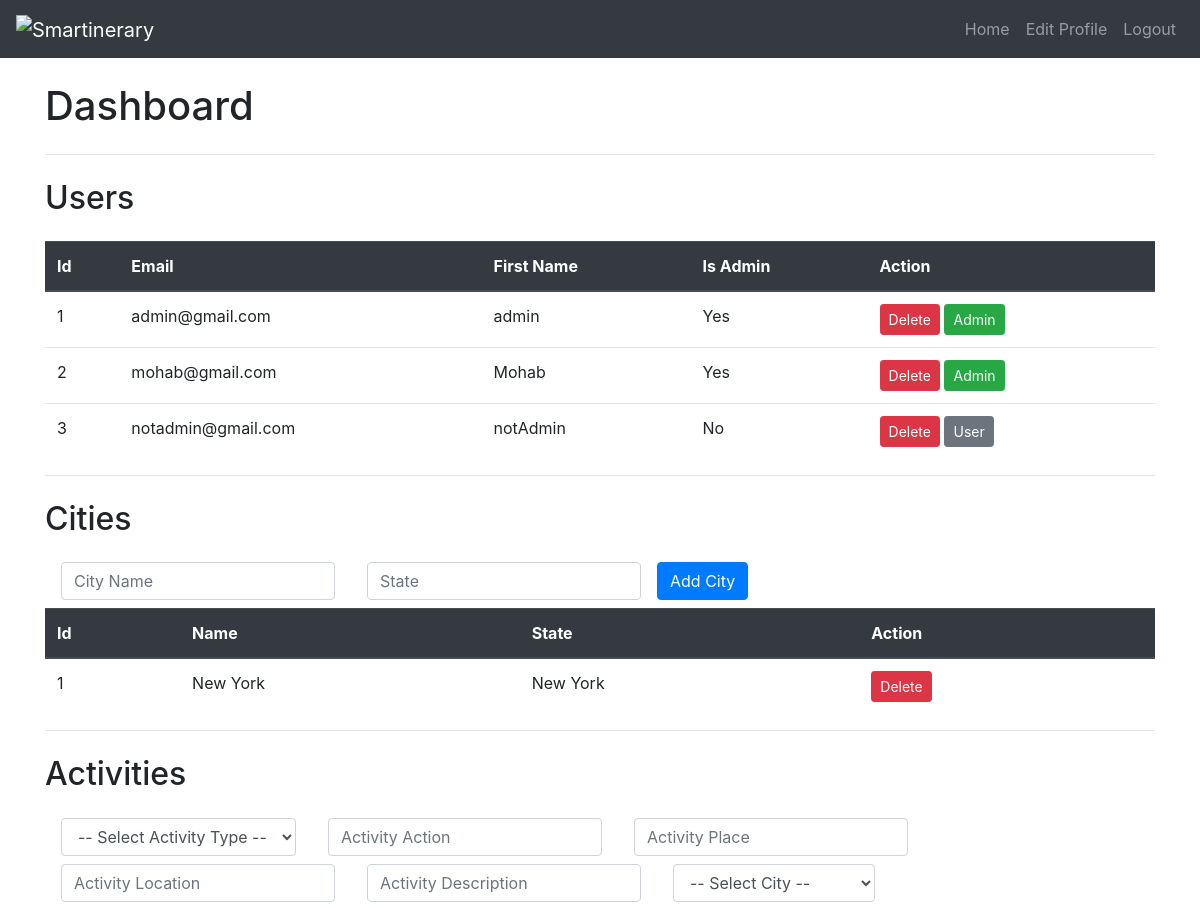
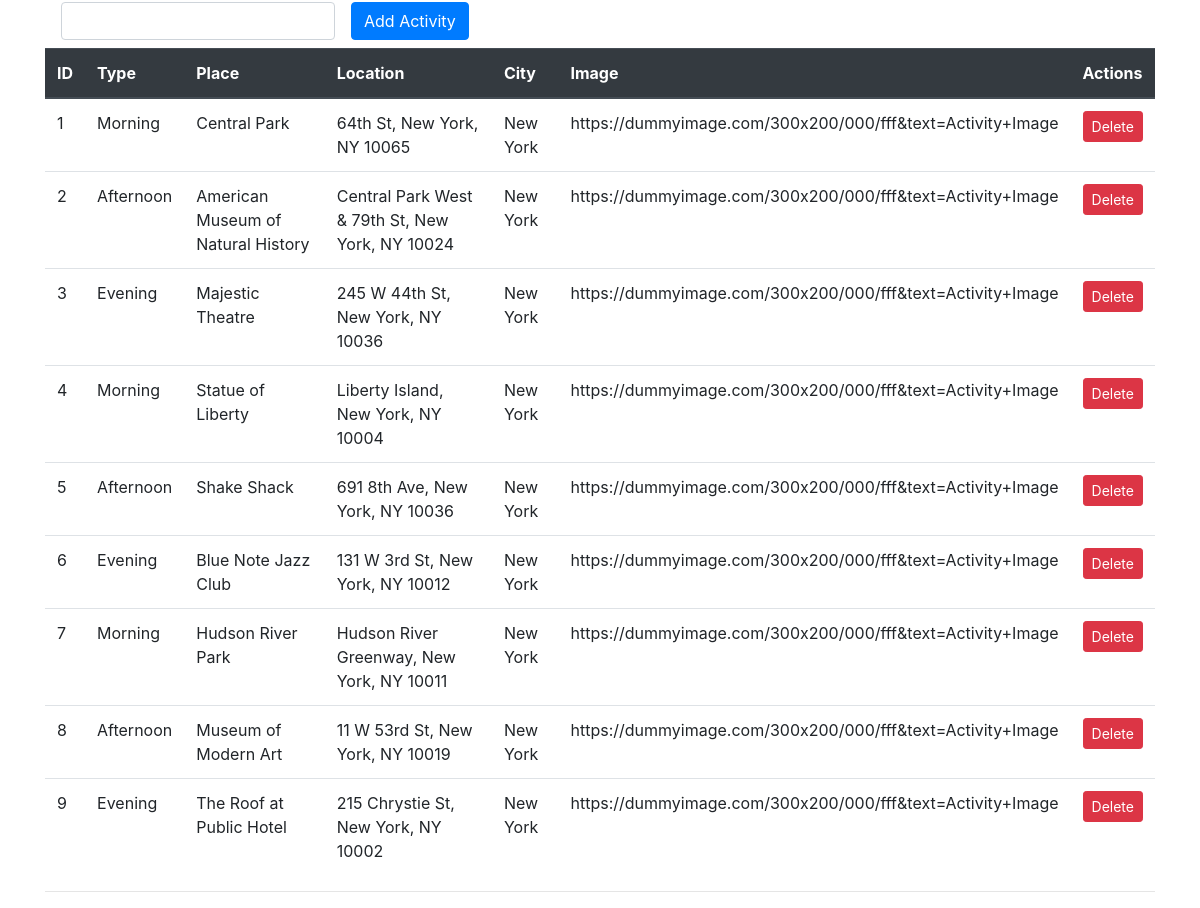
The page /admin/ (signed in) on the database its author committed (2 pictures, top to bottom).
### website/models.py (models this page shows)
class User(db.Model, UserMixin):
    id = db.Column(db.Integer, primary_key=True)
    email = db.Column(db.String(150), unique=True)
    password = db.Column(db.String(150))
    first_name = db.Column(db.String(150))
    is_admin = db.Column(db.Boolean, default=False)
    smart_itineraries = relationship('Smartinerary', backref='user', lazy=True)

class City(db.Model):
    id = db.Column(db.Integer, primary_key=True)
    name = db.Column(db.String(100), unique=True)
    state = db.Column(db.String(100))

class Activity(db.Model):
    id = db.Column(db.Integer, primary_key=True)
    city_id = db.Column(db.Integer, db.ForeignKey('city.id'), nullable=False)
    activity_type = db.Column(db.String(100))
    activity_action = db.Column(db.String(100))
    activity_place = db.Column(db.String(100))
    activity_location = db.Column(db.String(1000))
    activity_description = db.Column(db.String(1000))
    activity_image = db.Column(db.String(1000))
    city = relationship('City', backref='activities', lazy=True)

### website/routes/admin_route.py (the view)
@admin_router.route('/')
def admin_dashboard():
    if current_user.is_admin:
        return render_template('admin_dash.html', user=current_user, cities=get_cities(), activities=get_activities(), users=get_users())
    else:
        return render_template("not_authorized.html", user=current_user)

### website/routes/admin_route.py (called while the page is built)
def get_cities():
    print(City.query.all())
    return list(City.query.all())

def get_activities():
    print(Activity.query.all())
    return list(Activity.query.all())

def get_users():
    print(User.query.all())
    return list(User.query.all())

### website/templates/admin_dash.html (shortened to what this page needs)
{% extends 'base.html' %} {% block title %}Admin Dashboard{% endblock %} {%
block content %}
<h1 class="h1 mb-4 mt-4 text-gray-800">Dashboard</h1>
<hr />
<h2 class="h2 mb-4 mt-4 text-gray-800">Users</h2>
<table id="myTable" class="table admin_table">
  <thead class="thead-dark">
    <tr>
      <th scope="col">Id</th>
      <th scope="col">Email</th>
      <th scope="col">First Name</th>
      <th scope="col">Is Admin</th>
      <th scope="col">Action</th>
    </tr>
  </thead>
  <tbody>
    {% for user in users %}
    <tr data-user-id="{{ user.id }}">
      <td>{{ user.id }}</td>
      <td>{{ user.email }}</td>
      <td>{{ user.first_name }}</td>
      <td>{{ "Yes" if user.is_admin else "No" }}</td>
      <td>
        <button
          class="btn btn-danger btn-sm"
          onclick="deleteUser({{ user.id }})"
        >
          Delete
        </button>
        {% if user.is_admin %}
        <button class="btn btn-success btn-sm" data-user-id="{{user.id}}" onclick="toggleAdmin({{ user.id }})">Admin</button>
        {% else %}
        <button class="btn btn-secondary btn-sm" data-user-id="{{user.id}}" onclick="toggleAdmin({{ user.id }})">User</button>
        {% endif %}
      </td>
    </tr>
    {% endfor %}
  </tbody>
</table>
<hr />
<h2 class="h2 mb-4 mt-4 text-gray-800">Cities</h2>
<form
  method="POST"
  action="/admin/city"
  name="add-city-form"
  class="form-inline"
>
  <div class="form-group mx-sm-3 mb-2">
    <input
      type="text"
      id="name"
      name="city_name"
      class="form-control"
      placeholder="City Name"
      required
    />
  </div>
  <div class="form-group mx-sm-3 mb-2">
    <input
      type="text"
      id="state"
      name="state"
      class="form-control"
      placeholder="State"
      required
    />
  </div>
  <button type="submit" class="btn btn-primary mb-2">Add City</button>
</form>
<table id="myTable" class="table admin_table">
  <thead class="thead-dark">
    <tr>
      <th scope="col">Id</th>
      <th scope="col">Name</th>
      <th scope="col">State</th>
      <th scope="col">Action</th>
    </tr>
  </thead>
  <tbody>
    {% for city in cities %}
    <tr data-city-id="{{ city.id }}">
      <td>{{ city.id }}</td>
      <td>{{ city.name }}</td>
      <td>{{ city.state }}</td>
      <td>
        <button
          class="btn btn-danger btn-sm"
          onclick="deleteCity({{ city.id }})"
        >
          Delete
        </button>
      </td>
    </tr>
    {% endfor %}
  </tbody>
</table>
<hr />
<h2 class="h2 mb-4 mt-4 text-gray-800">Activities</h2>
<form
  method="POST"
  action="/admin/activity"
  name="add-activity-form"
  class="form-inline"
  enctype="multipart/form-data"
>
  <div class="form-group mx-sm-3 mb-2">
    <select
      id="activity-type"
      name="activity_type"
      class="form-control"
      required
    >
      <option value="">-- Select Activity Type --</option>
    </select>
  </div>
  <div class="form-group mx-sm-3 mb-2">
    <input
      type="text"
      id="activity-action"
      name="activity_action"
      class="form-control"
      placeholder="Activity Action"
      required
    />
  </div>
  <div class="form-group mx-sm-3 mb-2">
    <input
      type="text"
      id="activity-place"
      name="activity_place"
      class="form-control"
      placeholder="Activity Place"
      required
    />
  </div>
  <div class="form-group mx-sm-3 mb-2">
    <input
      type="text"
      id="activity-location"
      name="activity_location"
      class="form-control"
      placeholder="Activity Location"
      required
    />
  </div>
  <div class="form-group mx-sm-3 mb-2">
    <input
      type="text"
      id="activity-description"
      name="activity_description"
      class="form-control"
      placeholder="Activity Description"
      required
    />
  </div>
  <div class="form-group mx-sm-3 mb-2">
    <select id="city-name" name="city_id" class="form-control" required>
      <option value="">-- Select City --</option>
    </select>
  </div>
  <div class="form-group mx-sm-3 mb-2">
    <input
      type="url"
      id="activity-image"
      name="activity_image"
      class="form-control"
      accept="image/*"
      required
    />
  </div>
  <button type="submit" class="btn btn-primary mb-2">Add Activity</button>
</form>
<table class="table admin_table">
  <thead class="thead-dark">
    <tr>
      <th>ID</th>
      <th>Type</th>
      <th>Place</th>
      <th>Location</th>
      <th>City</th>
      <th>Image</th>
      <th>Actions</th>
    </tr>
  </thead>
  <tbody>
    {% for activity in activities %}
    <tr data-activity-id="{{ activity.id }}">
      <td>{{ activity.id }}</td>
      <td>{{ activity.activity_type }}</td>
      <td>{{ activity.activity_place }}</td>
      <td>{{ activity.activity_location }}</td>
      <td>{{ activity.city.name }}</td>
      <td>{{ activity.activity_image }}</td>
      <td>
        <button
          class="btn btn-danger btn-sm"
          onclick="deleteActivity({{ activity.id }})"
        >
          Delete
        </button>
      </td>
    </tr>
    {% endfor %}
  </tbody>
</table>
<hr />
{% endblock %}

### rows shown on the page
User: id "1", email "admin@gmail.com", first_name "admin", is_admin "Yes"
User: id "2", email "mohab@gmail.com", first_name "Mohab", is_admin "Yes"
User: id "3", email "notadmin@gmail.com", first_name "notAdmin", is_admin "No"
City: id "1", name "New York", state "New York"
Activity: id "1", activity_type "Morning", activity_place "Central Park", activity_location "64th St, New York, NY 10065", city.name "New York", activity_image "https://dummyimage.com/300x200/000/fff&text=Activity+Image"
Activity: id "2", activity_type "Afternoon", activity_place "American Museum of Natural History", activity_location "Central Park West & 79th St, New York, NY 10024", city.name "New York", activity_image "https://dummyimage.com/300x200/000/fff&text=Activity+Image"
Activity: id "3", activity_type "Evening", activity_place "Majestic Theatre", activity_location "245 W 44th St, New York, NY 10036", city.name "New York", activity_image "https://dummyimage.com/300x200/000/fff&text=Activity+Image"
Activity: id "4", activity_type "Morning", activity_place "Statue of Liberty", activity_location "Liberty Island, New York, NY 10004", city.name "New York", activity_image "https://dummyimage.com/300x200/000/fff&text=Activity+Image"
Activity: id "5", activity_type "Afternoon", activity_place "Shake Shack", activity_location "691 8th Ave, New York, NY 10036", city.name "New York", activity_image "https://dummyimage.com/300x200/000/fff&text=Activity+Image"
Activity: id "6", activity_type "Evening", activity_place "Blue Note Jazz Club", activity_location "131 W 3rd St, New York, NY 10012", city.name "New York", activity_image "https://dummyimage.com/300x200/000/fff&text=Activity+Image"
Activity: id "7", activity_type "Morning", activity_place "Hudson River Park", activity_location "Hudson River Greenway, New York, NY 10011", city.name "New York", activity_image "https://dummyimage.com/300x200/000/fff&text=Activity+Image"
Activity: id "8", activity_type "Afternoon", activity_place "Museum of Modern Art", activity_location "11 W 53rd St, New York, NY 10019", city.name "New York", activity_image "https://dummyimage.com/300x200/000/fff&text=Activity+Image"
Activity: id "9", activity_type "Evening", activity_place "The Roof at Public Hotel", activity_location "215 Chrystie St, New York, NY 10002", city.name "New York", activity_image "https://dummyimage.com/300x200/000/fff&text=Activity+Image"
